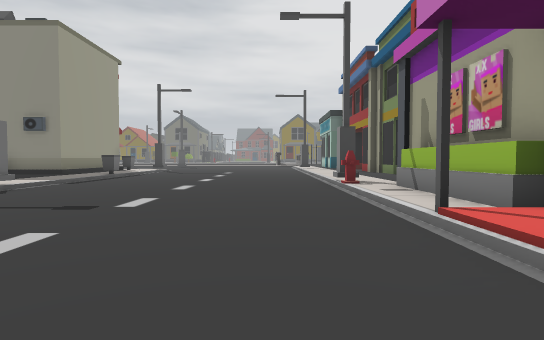
[1] (above)

22 first-person views from a walk through a 3-D level made in the Unity game engine. The camera is 1.3 m above the floor, tilts 2° down and sees 80° across. The floor is counted in squares, 2 m on a side. Each view is taken from the middle of a square. On the plan, view 1 faces up. The plan holds only what a view shows up to about 10 squares ahead; the rest is blank. The place goes on beyond the plan.

[2]
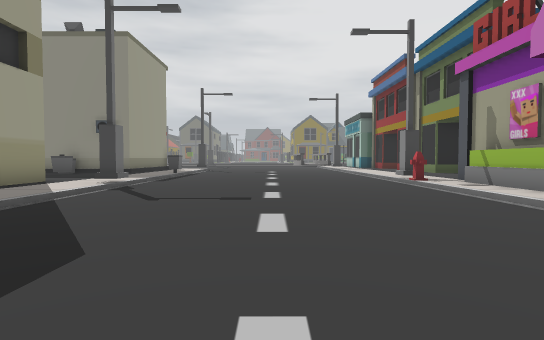

[3]
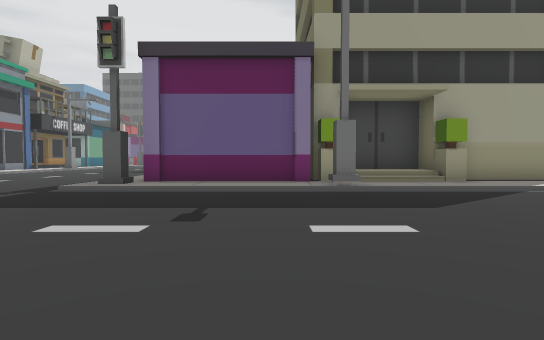

[4]
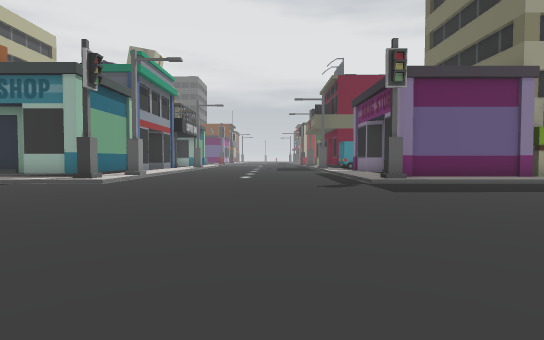

[5]
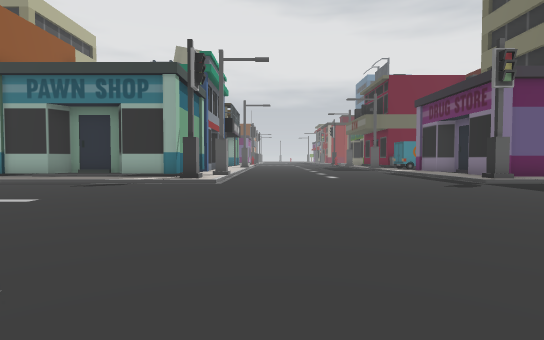

[6]
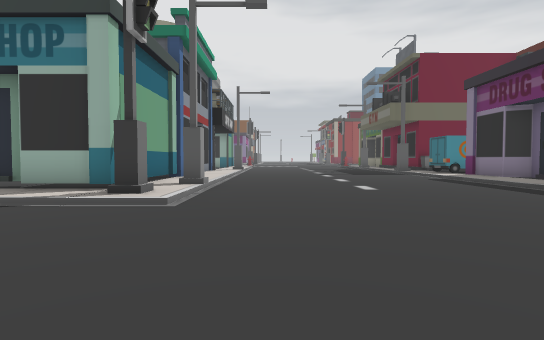

[7]
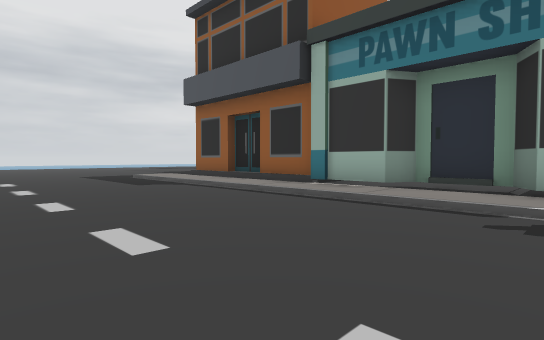

[8]
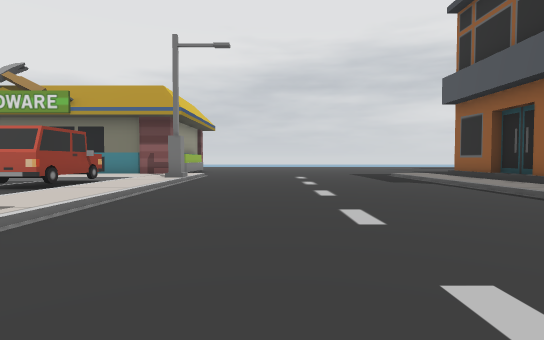

[9]
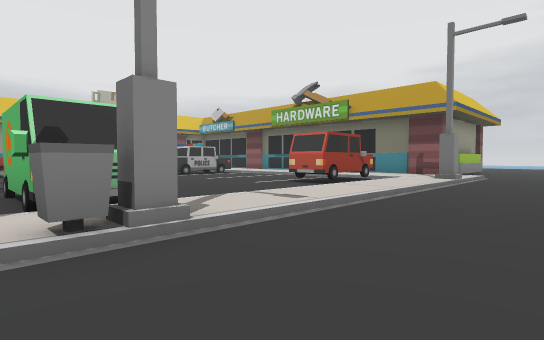

[10]
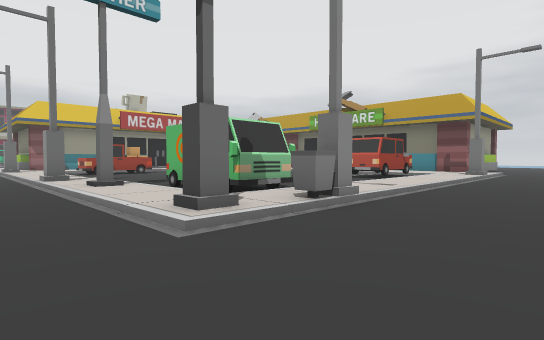

[11]
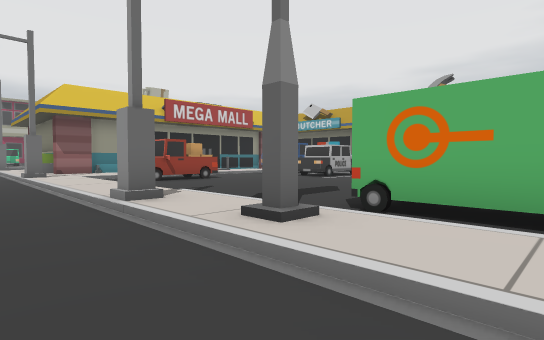

[12]
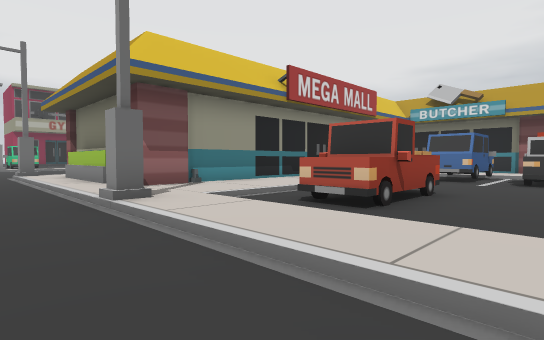

[13]
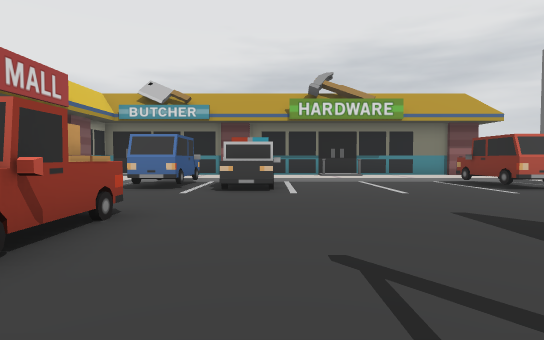

[14]
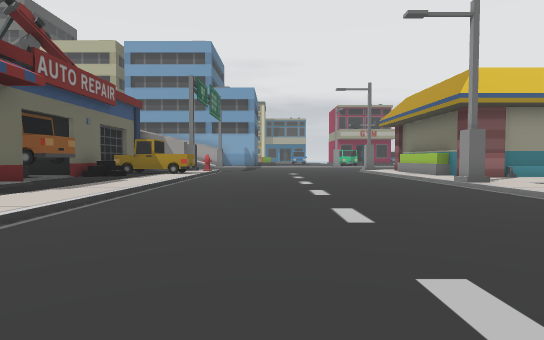

[15]
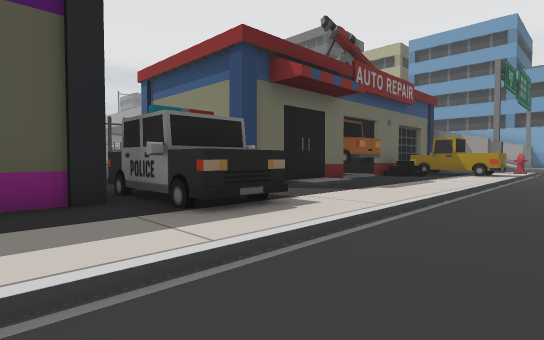

[16]
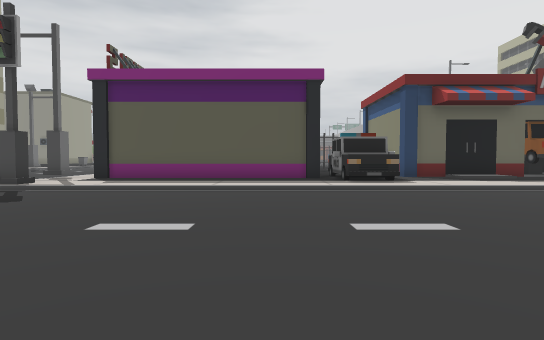

[17]
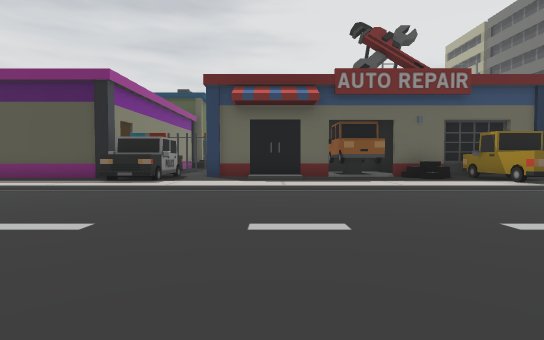

[18]
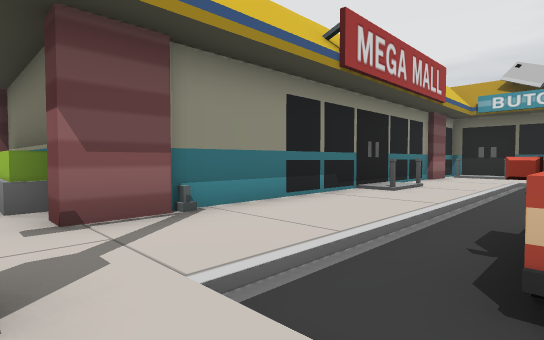

[19]
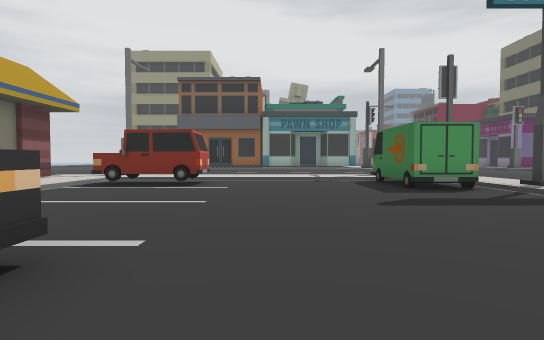

[20]
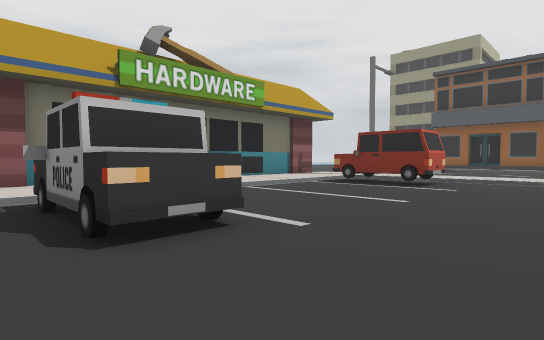

[21]
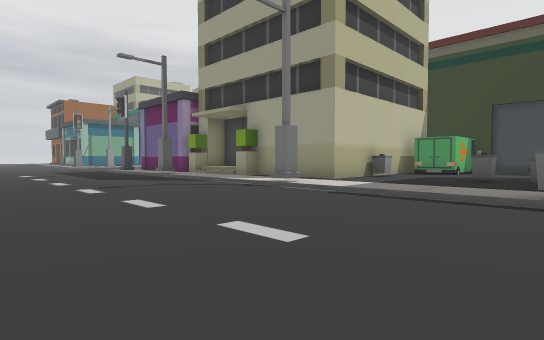

[22]
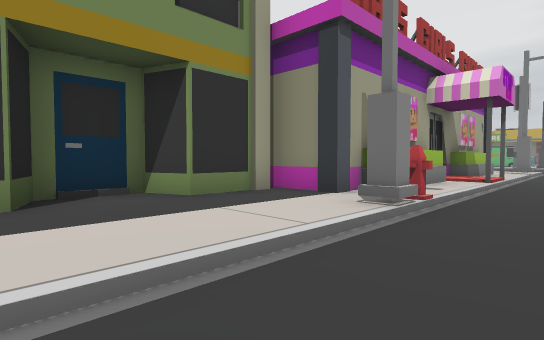

### Floor plan
Key: @ floor where view 1 was taken; # wall or solid block; . main floor; : floor 0.25 m higher than the main floor; / step, stairs or slope; = window, fence, low wall or low ledge; ^ raised ledge; H hydrant; B building; C car; A van; O other object.
Columns run from 12 left of view 1 to 19 right of it. Each row starts with its distance up from view 1.
 12       #.......:::##
 11 ::^::::.......::::#
 10 :::^:::.......::::#
  9  ::::::.......:::##
  8   :::::.......#::#
  7   ###:#.......H###
  6     #::.......:B
  5     #::.......:B
  4     #::.......:B
  3     #B:......./#
  2      //......./#
  1      //.......:B
  0     #B/.....@.:              B
 -1     ##:.......               B
 -2      #:......         ######BB##
 -3  ##  #:.....  #:::::::##:::::::=
 -4  #:: ##.....  ::::::::^^::::::::
 -5  ::::::...... #:::::::::::::::::
 -6  ...............................
 -7  .............. ...............
 -8  ..............................
 -9  ..............  ..............
-10  ..............   .............
-11  ..............................
-12  ...............................
-13   ::##:.......#:::#:#/::::::#:::
-14  #####:.......://///////////::##
-15     ##:.......#/A##......OO.::#
-16     #::.......:/###......##.::#
-17     #::.......:/.........O .::#
-18     ##:.......:/............::#
-19      #:.......:/............:/#
-20      #:.......:/............//#
-21     ##:.......:/CC.....##.C.:/#
-22     #//.......:/CC..... #.C.::#
-23     ##:.......:/CC.....^^CC.::#

Positions as (right, up) in squares from view 1, and headings:
1: (0, 0), facing up
2: (-2, -1), facing up
3: (1, -1), facing left
4: (3, -8), facing left
5: (3, -11), facing left
6: (-1, -11), facing left
7: (-1, -15), facing down-left
8: (-1, -14), facing down
9: (-1, -14), facing down-right
10: (-1, -11), facing down-right
11: (4, -11), facing down-right
12: (11, -11), facing down-right
13: (11, -13), facing down
14: (8, -8), facing right
15: (8, -7), facing up-right
16: (8, -12), facing up
17: (14, -12), facing up
18: (14, -13), facing down-right
19: (13, -19), facing left
20: (13, -18), facing down-left
21: (0, 12), facing down-left
22: (0, 12), facing down-right
